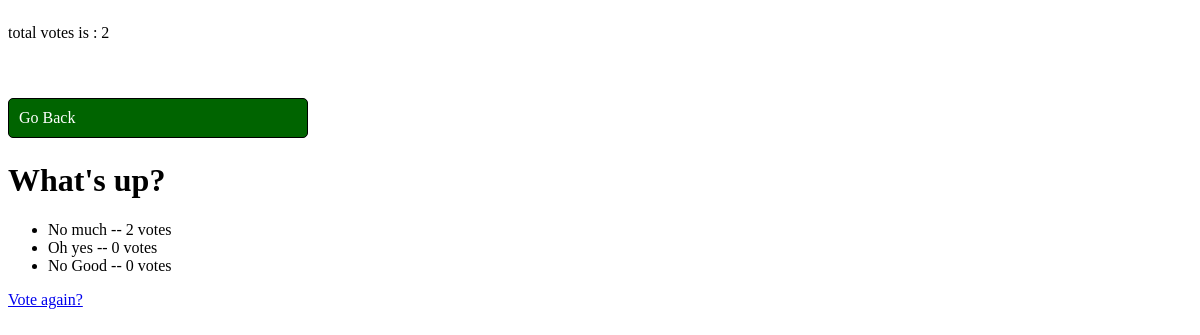
/polls/1/results/, run on an earlier commit of the app's database.
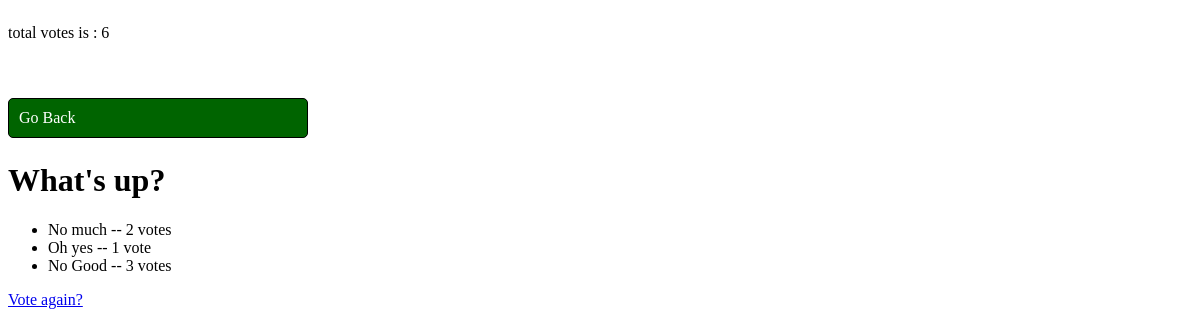
And on a later commit of the database.
### polls/models.py (models this page shows, shortened)
class Choice(models.Model):
    question = models.ForeignKey(Question, on_delete=models.CASCADE)
    choice_text = models.CharField(max_length=200)
    votes = models.IntegerField(default=0)

### polls/views.py (the view)
# urls.py: path('<int:question_id>/results/', views.results, name='results'),
def results(request, question_id):
    question = get_object_or_404(Question, pk=question_id)
    choice = Choice.objects.filter(question_id=question_id)
    total_votes = choice.aggregate(Sum('votes'))
    template = 'polls/results.html'
    context = {
        'question_id': question_id,
        'total_votes': total_votes,
        'choice': choice,
        'question': question
    }
    return render(request, template, context)

### polls/templates/polls/results.html
{% if total_votes %}
    <div style="width: 300px; display:grid;">
        <p>total votes is : {{ total_votes.votes__sum }}</p>
        <a href="{% url 'polls:detail' question_id %}" style="border: 1px solid black; padding: 10px; margin-top: 40px; margin-bottom: 3px; border-radius: 5px; text-decoration: none; color:white; background-color:darkgreen">
            <span>Go Back</span>
        </a>
    </div>
{% else %}
    <p>No votes.</p>
{% endif %}
<h1>{{ question.question_text }}</h1>
<ul>
{% for choice in question.choice_set.all %}
    <li>{{ choice.choice_text }} -- {{ choice.votes }} vote{{ choice.votes|pluralize }}</li>
{% endfor %}
</ul>
<a href="{% url 'polls:detail' question.id %}">Vote again?</a>

What changed in the data, as far as the page shows it:
changed Choice "Oh yes": votes "0" → "1"
changed Choice "No Good": votes "0" → "3"
Also different on the page:
{{ total_votes.votes__sum }}: "2" → "6"
